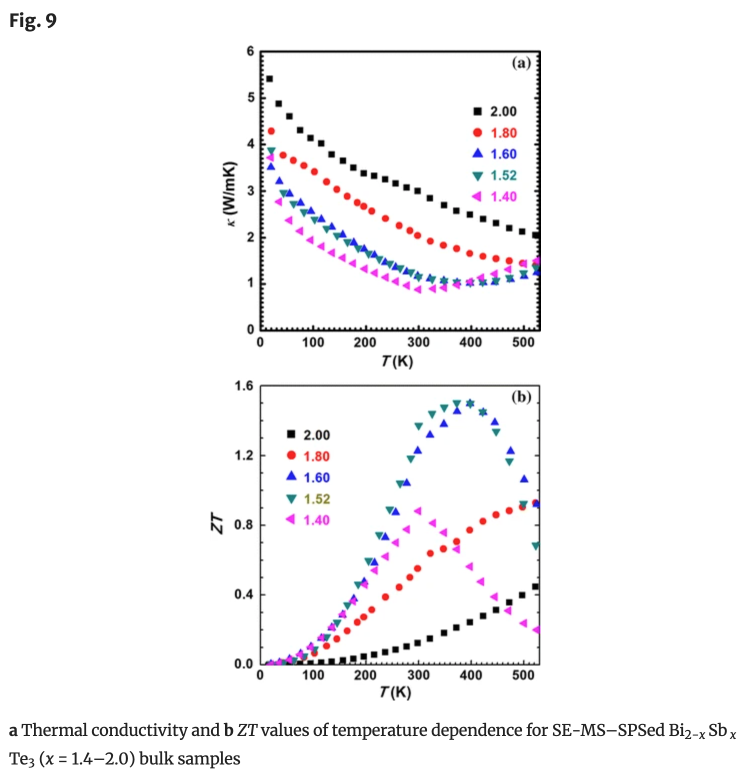
#> input picture test_data/s10853-012-6895-z_fig-9.png, 1496 x 1548 px (shown at 1/2 size)
$ python -i legend_detector.py   (imports and definitions only)
#> lines starting #> are read from the running program, lines starting #| are printed output that depends on the picture; after the words box and inside, x2 and y2 are one past the last pixel; in counts of white or black regions, pixels touching at a corner belong together
"""
Legend detector for identifying legend areas in scientific plots.
"""
from __future__ import annotations
import cv2
import numpy as np
from typing import List, Tuple, Dict
import re

class LegendDetector:
    """Detects legend areas in scientific plots"""

    def __init__(self):
        self.common_legend_keywords = [
            'material', 'sample', 'condition', 'temperature', 'pressure',
            'data', 'series', 'group', 'type', 'method', 'treatment'
        ]

    def detect_legend_boxes(self, image: np.ndarray) -> List[Tuple[int, int, int, int]]:
        """
        Detect potential legend areas using various heuristics
        Returns list of (x, y, width, height) tuples
        """
        legend_boxes = []

        # Method 1: Text clustering approach
        text_boxes = self._detect_text_clusters(image)
        legend_boxes.extend(text_boxes)

        # Method 2: Color sample detection
        color_boxes = self._detect_color_samples(image)
        legend_boxes.extend(color_boxes)

        # Method 3: Rectangular region detection
        shape_boxes = self._detect_legend_shapes(image)
        legend_boxes.extend(shape_boxes)

        # Remove duplicates and filter by size
        legend_boxes = self._filter_and_merge_boxes(legend_boxes, image.shape)

        return legend_boxes

    def _detect_text_clusters(self, image: np.ndarray) -> List[Tuple[int, int, int, int]]:
        """Detect areas with clustered text that might be legends"""
        gray = cv2.cvtColor(image, cv2.COLOR_BGR2GRAY)

        # Use MSER (Maximally Stable Extremal Regions) to find text-like regions
        mser = cv2.MSER_create()
        mser.setMinArea(30)
        mser.setMaxArea(14400)
        mser.setDelta(5)

        regions, _ = mser.detectRegions(gray)

        if not regions:
            return []

        # Group nearby regions
        boxes = []
        for region in regions:
            x, y, w, h = cv2.boundingRect(region.reshape(-1, 1, 2))
            # Filter by aspect ratio and size (typical for text)
            if 0.1 < h/w < 10 and 100 < w*h < 10000:
                boxes.append((x, y, w, h))

        # Cluster nearby boxes
        clustered_boxes = self._cluster_nearby_boxes(boxes)

        return clustered_boxes

    def _detect_color_samples(self, image: np.ndarray) -> List[Tuple[int, int, int, int]]:
        """Detect small colored rectangles or lines that might be legend markers"""
        hsv = cv2.cvtColor(image, cv2.COLOR_BGR2HSV)

        # Look for high saturation areas (colored elements)
        saturation = hsv[:, :, 1]
        high_sat_mask = saturation > 100

        # Find contours in high saturation areas
        contours, _ = cv2.findContours(
            high_sat_mask.astype(np.uint8),
            cv2.RETR_EXTERNAL,
            cv2.CHAIN_APPROX_SIMPLE
        )

        color_boxes = []
        for contour in contours:
            x, y, w, h = cv2.boundingRect(contour)
            # Look for small rectangular regions (legend markers)
            if 5 < w < 50 and 2 < h < 20 and 50 < w*h < 1000:
                color_boxes.append((x, y, w, h))

        return color_boxes

    def _detect_legend_shapes(self, image: np.ndarray) -> List[Tuple[int, int, int, int]]:
        """Detect rectangular regions that might contain legends"""
        gray = cv2.cvtColor(image, cv2.COLOR_BGR2GRAY)

        # Edge detection
        edges = cv2.Canny(gray, 50, 150)

        # Find contours
        contours, _ = cv2.findContours(edges, cv2.RETR_EXTERNAL, cv2.CHAIN_APPROX_SIMPLE)

        shape_boxes = []
        h_img, w_img = image.shape[:2]

        for contour in contours:
            x, y, w, h = cv2.boundingRect(contour)

            # Look for rectangular regions in typical legend locations
            # (corners, edges of the plot)
            is_corner = (x < w_img * 0.2 or x > w_img * 0.8 or
                        y < h_img * 0.2 or y > h_img * 0.8)

            # Reasonable size for legend
            reasonable_size = (50 < w < w_img * 0.3 and
                              30 < h < h_img * 0.3 and
                              500 < w*h < w_img * h_img * 0.1)

            if is_corner and reasonable_size:
                shape_boxes.append((x, y, w, h))

        return shape_boxes

    def _cluster_nearby_boxes(self, boxes: List[Tuple[int, int, int, int]],
                             distance_threshold: int = 50) -> List[Tuple[int, int, int, int]]:
        """Cluster nearby boxes into single legend areas"""
        if not boxes:
            return []

        clustered = []
        used = [False] * len(boxes)

        for i, box1 in enumerate(boxes):
            if used[i]:
                continue

            cluster = [box1]
            used[i] = True

            for j, box2 in enumerate(boxes):
                if used[j] or i == j:
                    continue

                # Check if boxes are close enough to be in same legend
                if self._boxes_are_close(box1, box2, distance_threshold):
                    cluster.append(box2)
                    used[j] = True

            # Merge boxes in cluster
            if len(cluster) > 1:
                merged_box = self._merge_boxes(cluster)
                clustered.append(merged_box)
            else:
                clustered.append(box1)

        return clustered

    def _boxes_are_close(self, box1: Tuple[int, int, int, int],
                        box2: Tuple[int, int, int, int], threshold: int) -> bool:
        """Check if two boxes are close enough to be in the same legend"""
        x1, y1, w1, h1 = box1
        x2, y2, w2, h2 = box2

        # Calculate centers
        center1_x, center1_y = x1 + w1//2, y1 + h1//2
        center2_x, center2_y = x2 + w2//2, y2 + h2//2

        # Calculate distance between centers
        distance = np.sqrt((center1_x - center2_x)**2 + (center1_y - center2_y)**2)

        return distance < threshold

    def _merge_boxes(self, boxes: List[Tuple[int, int, int, int]]) -> Tuple[int, int, int, int]:
        """Merge multiple boxes into a single bounding box"""
        min_x = min(box[0] for box in boxes)
        min_y = min(box[1] for box in boxes)
        max_x = max(box[0] + box[2] for box in boxes)
        max_y = max(box[1] + box[3] for box in boxes)

        return (min_x, min_y, max_x - min_x, max_y - min_y)

    def _filter_and_merge_boxes(self, boxes: List[Tuple[int, int, int, int]],
                               image_shape: Tuple[int, int]) -> List[Tuple[int, int, int, int]]:
        """Filter out invalid boxes and merge overlapping ones"""
        h_img, w_img = image_shape[:2]

        # Filter by size and position
        valid_boxes = []
        for x, y, w, h in boxes:
            # Must be within image bounds
            if x >= 0 and y >= 0 and x + w <= w_img and y + h <= h_img:
                # Must have reasonable size
                if 20 < w < w_img * 0.5 and 15 < h < h_img * 0.5:
                    valid_boxes.append((x, y, w, h))

        # Merge overlapping boxes
        merged_boxes = []
        used = [False] * len(valid_boxes)

        for i, box1 in enumerate(valid_boxes):
            if used[i]:
                continue

            overlapping = [box1]
            used[i] = True

            for j, box2 in enumerate(valid_boxes):
                if used[j] or i == j:
                    continue

                if self._boxes_overlap(box1, box2):
                    overlapping.append(box2)
                    used[j] = True

            if len(overlapping) > 1:
                merged_box = self._merge_boxes(overlapping)
                merged_boxes.append(merged_box)
            else:
                merged_boxes.append(box1)

        return merged_boxes

    def _boxes_overlap(self, box1: Tuple[int, int, int, int],
                      box2: Tuple[int, int, int, int]) -> bool:
        """Check if two boxes overlap"""
        x1, y1, w1, h1 = box1
        x2, y2, w2, h2 = box2

        return not (x1 + w1 < x2 or x2 + w2 < x1 or y1 + h1 < y2 or y2 + h2 < y1)

>>> import cv2
>>> picture = cv2.imread('../../../test_data/s10853-012-6895-z_fig-9.png')
#> picture is the input picture: shape (1548, 1496, 3); mean B, G, R 247.7, 246.6, 247.6
>>> result = LegendDetector().detect_legend_boxes(picture)
#> in _detect_text_clusters, `gray = cv2.cvtColor(image, cv2.COLOR_BGR2GRAY)`:
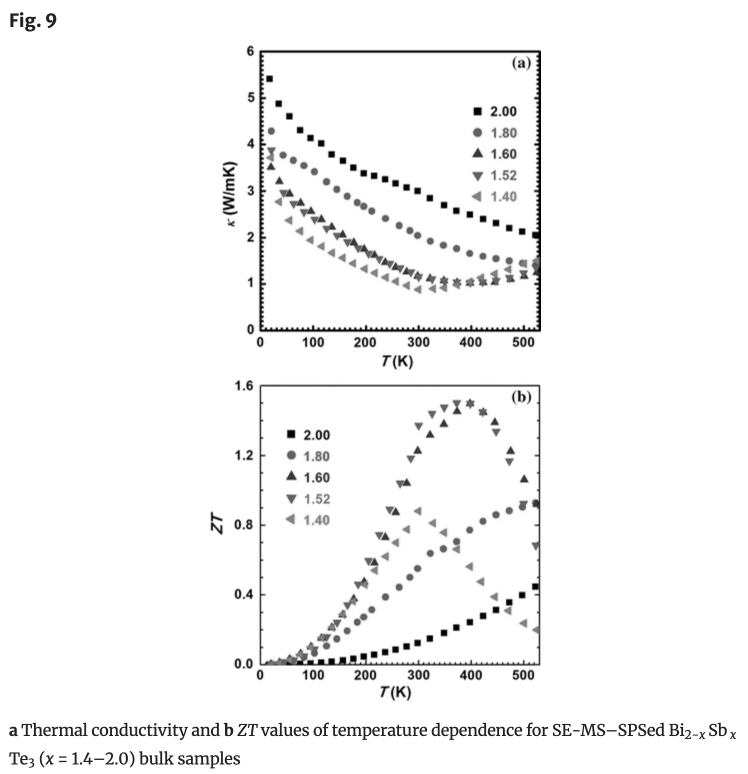
#> gray: shape (1548, 1496) (shown at 1/2 size); min 0, max 255, mean 247
#> in _detect_text_clusters, `regions, _ = mser.detectRegions(gray)`: regions = 7922 items
#> the loop in _detect_text_clusters, `for region in regions:` made 7922 passes
#> (x, y, w, h) on passes 1 to 3: (19, 1454, 16, 18), (19, 1454, 16, 18), (19, 1454, 16, 18)
#> after the loop in _detect_text_clusters, `for region in regions:`: boxes = 7090 items, first 6: (19, 1454, 16, 18), (19, 1454, 16, 18), (19, 1454, 16, 18), (19, 1454, 16, 18), (19, 1454, 16, 18), (19, 1454, 16, 18)
#> in _cluster_nearby_boxes, `used = [False] * len(boxes)`: used = 7090 items, first 6: False, False, False, False, False, False
#> the loop in _cluster_nearby_boxes, `for i, box1 in enumerate(boxes):` made 7090 passes
#> in _detect_color_samples, `hsv = cv2.cvtColor(image, cv2.COLOR_BGR2HSV)`: hsv: shape (1548, 1496, 3); mean H, S, V 5.5, 2.8, 248.5
#> in _detect_color_samples, `saturation = hsv[:, :, 1]`:
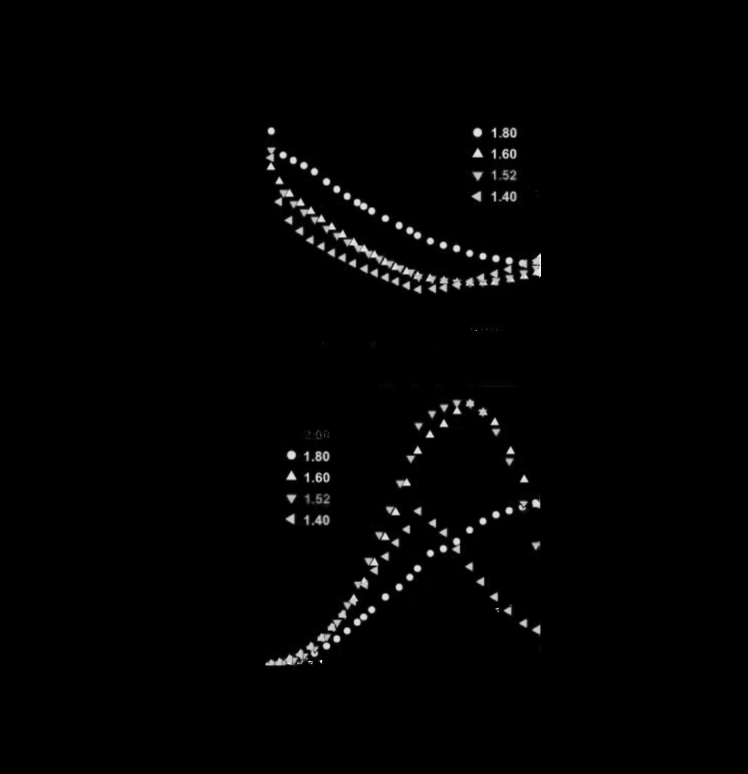
#> saturation: shape (1548, 1496) (shown at 1/2 size); min 0, max 255, mean 2.8
#> in _detect_color_samples, `high_sat_mask = saturation > 100`:
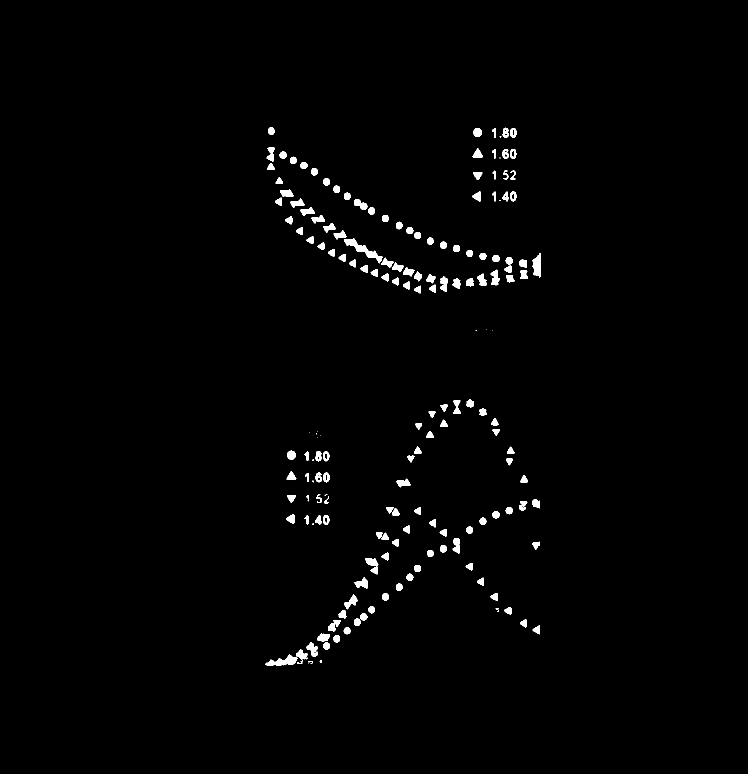
#> high_sat_mask: shape (1548, 1496) bool (shown at 1/2 size); 1.3% white; 178 white regions (19 under 20 px), largest, box (x1, y1, x2, y2) and area: (688, 476, 765, 527) 968, (531, 1309, 595, 1331) 704, (1064, 506, 1082, 556) 585
#> the loop in _detect_color_samples, `for contour in contours:` made 178 passes
#> contour on pass 1: [[617, 1326]]
#> in _detect_legend_shapes, `edges = cv2.Canny(gray, 50, 150)`:
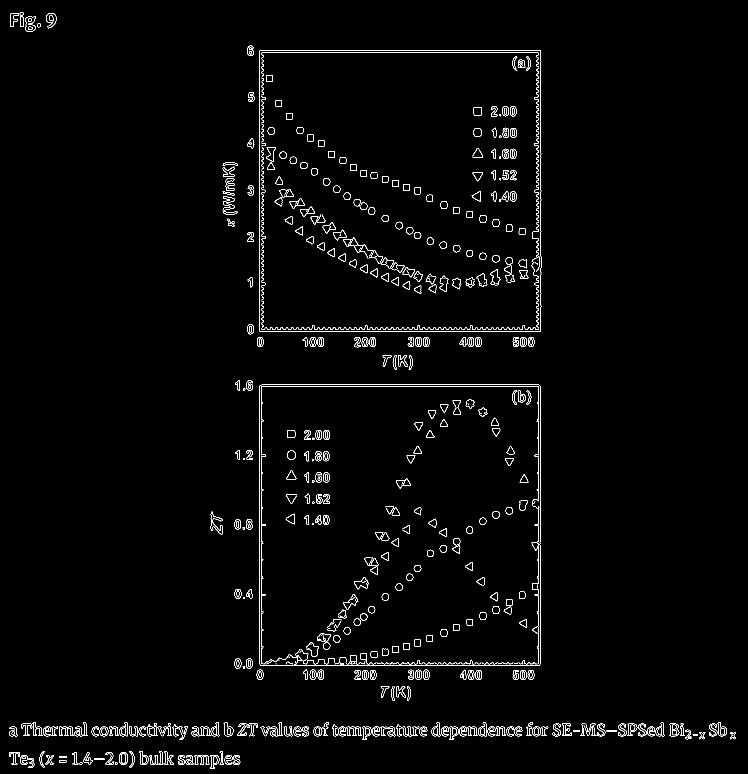
#> edges: shape (1548, 1496) (shown at 1/2 size); 1.8% white in thin lines or dots
#> the loop in _detect_legend_shapes, `for contour in contours:` made 201 passes
#> contour on passes 3, 4, 6: [[118, 1521], [118, 1524], [132, 1524], [132, 1521]], [[188, 1517], [188, 1519], [208, 1519], [208, 1517]], [[118, 1512], [118, 1515], [132, 1515], [132, 1512]]
#> the loop in _filter_and_merge_boxes, `for x, y, w, h in boxes:` made 261 passes
#> (x, y, w, h) on passes 1 to 3: (18, 1445, 68, 28), (18, 1504, 51, 32), (73, 1453, 75, 20)
#> the loop in _filter_and_merge_boxes, `for i, box1 in enumerate(valid_boxes):` made 136 passes
#> box1 on passes 1 to 12: (18, 1445, 68, 28), (18, 1504, 51, 32), (73, 1453, 75, 20), (20, 26, 52, 38), (92, 26, 21, 31), (117, 1445, 58, 28), (79, 1502, 29, 33), (144, 1504, 42, 25), (183, 1453, 55, 20), (238, 1445, 54, 28), (210, 1502, 59, 33), (293, 1449, 51, 24)
